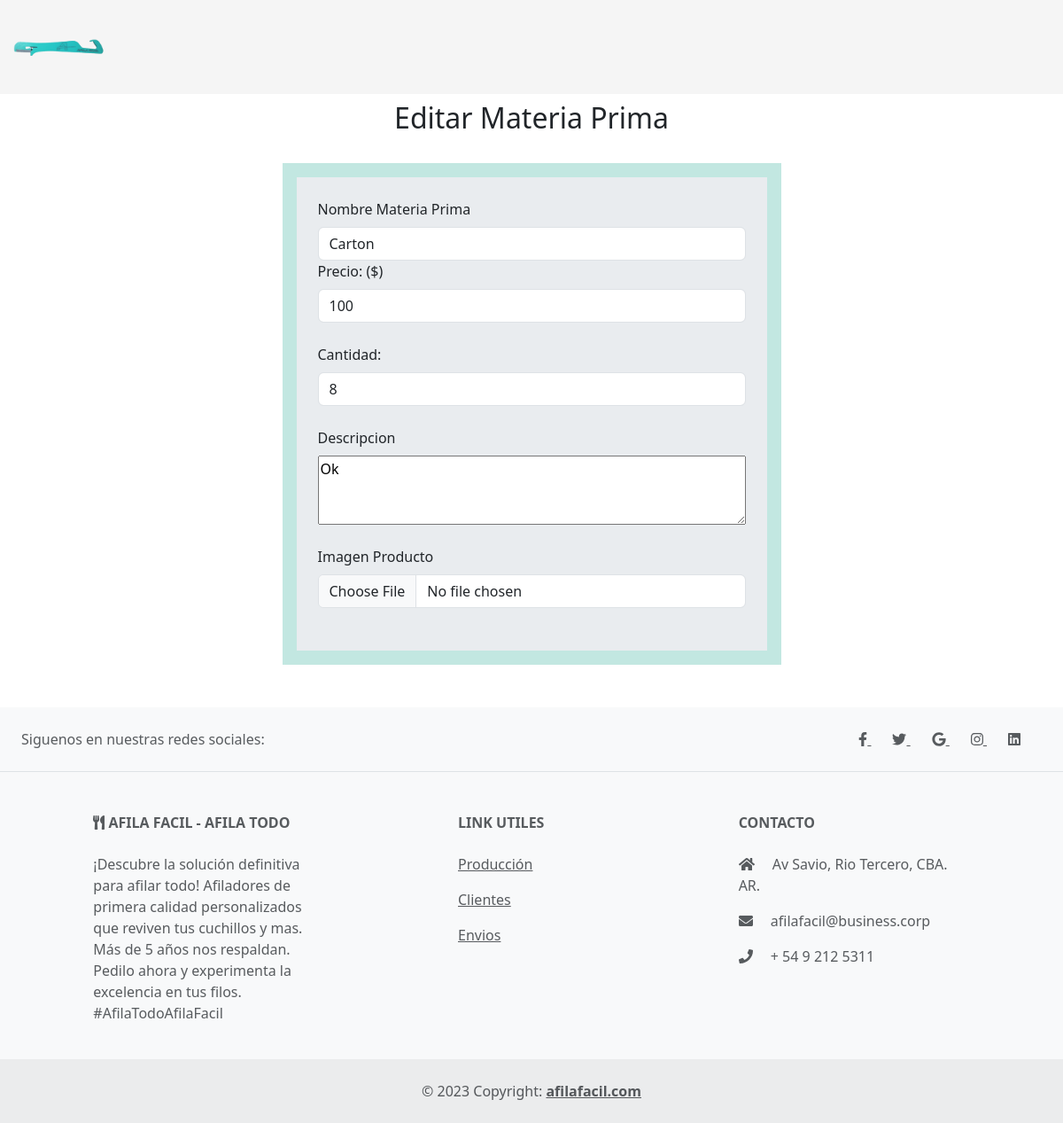
The page /materias_primas/editar/1/ on the database as committed earlier.
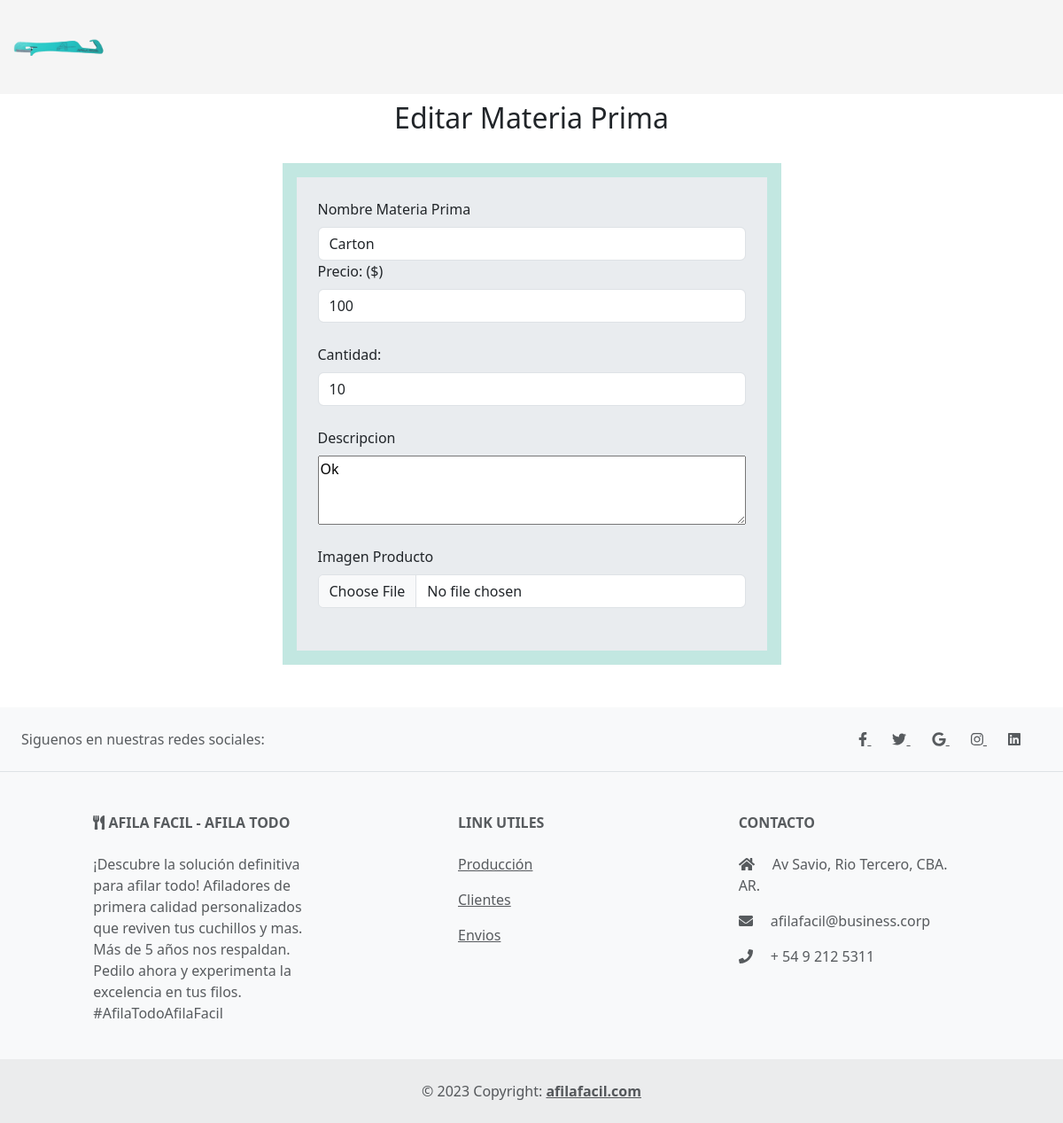
The same page on the database as committed later.
### materias_primas/models.py (models this page shows, shortened)
class Materias(models.Model):
    nombre = models.CharField(max_length=45)
    descripcion = models.CharField(max_length=200)
    precio = models.IntegerField()
    cantidad = models.IntegerField()
    imagen = models.CharField(max_length=100)
    class Meta:
        db_table = 'materias'
        verbose_name = "Materia"

### materias_primas/views.py (the view)
# urls.py: path('editar/<int:id>/', views.editar_materia, name='editar_materia'),
def editar_materia(request, id):
    materia = get_object_or_404(Materias, pk=id)
    if request.method == 'POST':
        form = MateriasForm(request.POST, request.FILES)
        if form.is_valid():
            materia.nombre = form.cleaned_data['nombre']
            materia.precio = form.cleaned_data['precio']
            materia.cantidad = form.cleaned_data['cantidad']
            materia.descripcion = form.cleaned_data['descripcion']
            materia.imagen = form.cleaned_data['imagen']
            materia.save()
            return redirect('materias_primas')
    else:
        form = MateriasForm(initial={
            'nombre': materia.nombre,
            'precio': materia.precio,
            'cantidad': materia.cantidad,
            'descripcion': materia.descripcion,
            'imagen': materia.imagen
        })
    return render(request, 'editar_materia.html', {'form': form, 'materia': materia})

### materias_primas/forms.py
class MateriasForm(forms.Form):
    nombre = forms.CharField(max_length=100, required=True)
    descripcion = forms.CharField(max_length=255, required=True, widget=forms.Textarea)
    precio = forms.IntegerField(required=True)
    cantidad = forms.IntegerField(required=True)
    imagen = forms.CharField(max_length=100, required=False)
    class Meta:
            model = Materias

### materias_primas/templates/editar_materia.html (shortened to what this page needs)
{% extends "materias_primas/layout.html" %}
{% load static %}
{% block content %}
    <div class="container-fluid ">
        <div class="d-flex flex-column align-items-center">
          <h2 class="mb-3 mt-2">Editar Materia Prima</h2>
          <div class="d-flex justify-content-center mt-3 mb-5" style="background-color: #c2e7e1;">
            <form class="m-3 p-4 bg-body-secondary" method="post" action="{% url 'editar_materia' materia.id %}"  enctype="multipart/form-data">
              <div class="row">
                  <div class="form-outline w-100">
                    <label class="form-label" for="nombre">Nombre Materia Prima</label>
                    <input type="text" id="nombre" name="nombre" class="form-control" value="{{ materia.nombre }}" />
                  </div>
              </div>
                <div class="row mb-4">
                    <div class="form-outline w-100">
                    <label class="form-label" for="precio">Precio: ($)</label>
                    <input type="number" id="precio" name="precio" class="form-control" value="{{ materia.precio }}"/>
                    </div>
                </div>
                <div class="row mb-4">
                    <div class="form-outline w-100">
                    <label class="form-label" for="cantidad">Cantidad: </label>
                    <input type="number" id="cantidad" name="cantidad" class="form-control" value="{{ materia.cantidad }}"/>
                    </div>
                </div>
                <div class="row mb-4">
                    <div class="form-outline w-100 d-flex flex-column">
                        <label class="form-label" for="descripcion">Descripcion</label>
                        <textarea rows="3" cols="50" id="descripcion" name="descripcion" >{{ materia.descripcion }}</textarea>
                    </div>
                </div>
                <div class="row mb-4">
                    <div class="form-outline">
                    <label class="form-label w-100" for="imagen">Imagen Producto</label>
                    <input type="file" id="imagen" name="imagen" class="form-control" value="{{ materia.imagen }}"/>
                    </div>
                </div>
            </form>
        </div>
    </div>
  </div>
{% endblock %}

Rows that differ between the two databases and show on the page:
changed Materias "Carton": cantidad "8" → "10"
